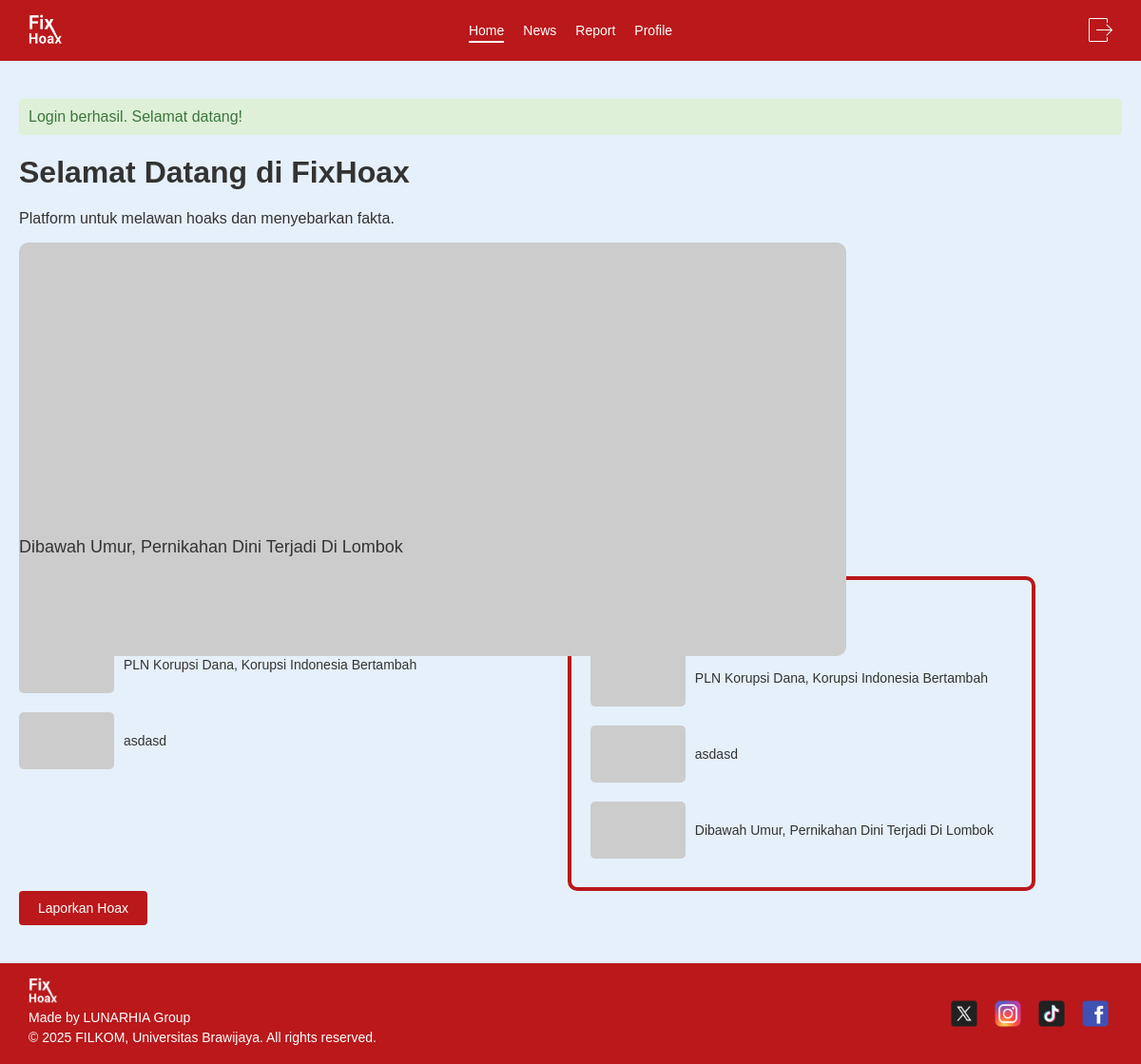
/projekfixhoax/index.php?action=home (signed in), run on the app's committed database.
### tables this page shows
CREATE TABLE `news` (
  `id` int(11) NOT NULL,
  `judul` varchar(255) NOT NULL,
  `isi` text DEFAULT NULL,
  `klarifikasi` text NOT NULL,
  `keterangan` enum('HOAX','FAKTA') NOT NULL,
  `penulis` varchar(100) DEFAULT NULL,
  `tanggal` date DEFAULT NULL,
  `tema` enum('Politik','Kesehatan','Teknologi','Ekonomi','Pendidikan','Lingkungan','Sosial','Pemerintahan') NOT NULL,
  `artikel` longtext NOT NULL CHECK (json_valid(`artikel`)),
  `gambar` varchar(255) DEFAULT NULL,
  `views` int(11) DEFAULT 0
);

### projekfixhoax/controllers/HomeController.php (called while the page is built, shortened)
<?php
require_once 'models/News.php';
class HomeController
{
    private $newsModel;
    public function __construct()
    {
        $this->newsModel = new News();
    }
    public function index()
    {
        $latest_news = $this->newsModel->getLatestNews(5);
        $popular_news = $this->newsModel->getPopularNews(4);
        $latest_news = $latest_news ?: [];
        $popular_news = $popular_news ?: [];
        require_once 'views/home.php';
    }
}
?>

### projekfixhoax/models/News.php (called while the page is built, shortened)
<?php
require_once 'config/database.php';
class News
{
    private $db;
    public function __construct()
    {
        $database = new Database();
        $this->db = $database->getConnection();
    }
    public function getLatestNews($limit = 5)
    {
        $stmt = mysqli_prepare($this->db, "SELECT * FROM news ORDER BY tanggal DESC LIMIT ?");
        mysqli_stmt_bind_param($stmt, "i", $limit);
        mysqli_stmt_execute($stmt);
        $result = mysqli_stmt_get_result($stmt);
        $news = mysqli_fetch_all($result, MYSQLI_ASSOC);
        return $news;
    }
    public function getPopularNews($limit = 5)
    {
        $stmt = mysqli_prepare($this->db, "SELECT id, judul, gambar FROM news ORDER BY views DESC LIMIT ?");
        mysqli_stmt_bind_param($stmt, "i", $limit);
        mysqli_stmt_execute($stmt);
        $result = mysqli_stmt_get_result($stmt);
        $news = mysqli_fetch_all($result, MYSQLI_ASSOC);
        return $news;
    }
}

### projekfixhoax/config/database.php (called while the page is built, shortened)
<?php
class Database {
    private $host = "localhost";
    private $user = "root";
    private $pass = "";
    private $dbname = "fixhoax";
    public function getConnection() {
        $this->conn = null;
        try {
            $this->conn = mysqli_connect($this->host, $this->user, $this->pass, $this->dbname);
        } catch (Exception $e) {
            echo $e->getMessage();
            exit();
        }
        return $this->conn;
    }
}
?>

### projekfixhoax/views/home.php (the view, shortened to what this page needs)
<?php
require_once 'views/partials/header.php';
?>
<!DOCTYPE html>
<html lang="en">
<head>
    <link rel="stylesheet" href="public/css/partials.css">
    <link rel="stylesheet" href="public/css/home.css">
</head>
<body>
    <div class="main-content">
        <?php if (isset($_SESSION['success'])): ?>
            <div class="alert success"><?php echo htmlspecialchars($_SESSION['success']);
                                        unset($_SESSION['success']); ?></div>
        <?php endif; ?>
        <h1>Selamat Datang di FixHoax</h1>
        <p>Platform untuk melawan hoaks dan menyebarkan fakta.</p>
        <?php if (!empty($latest_news) && isset($latest_news[0])): ?>
            <div class="featured-news">
                <?php
                $featured_image = !empty($latest_news[0]['gambar']) && file_exists('public/Uploads/' . $latest_news[0]['gambar'])
                    ? 'public/Uploads/' . htmlspecialchars($latest_news[0]['gambar'])
                    : 'https://via.placeholder.com/600x300';
                ?>
                <img src="<?php echo $featured_image; ?>" alt="Featured News">
                <div class="title">
                    <a href="index.php?action=news_detail&id=<?php echo htmlspecialchars($latest_news[0]['id']); ?>">
                        <?php echo htmlspecialchars($latest_news[0]['judul']); ?>
                    </a>
                </div>
            </div>
        <?php endif; ?>
        <div class="news-sections">
            <div class="news-section">
                <h3>Terbaru</h3>
                <?php if (!empty($latest_news)): ?>
                    <?php foreach (array_slice($latest_news, 1) as $news): ?>
                        <div class="news-item">
                            <?php
                            $news_image = !empty($news['gambar']) && file_exists('public/Uploads/' . $news['gambar'])
                                ? 'public/Uploads/' . htmlspecialchars($news['gambar'])
                                : 'https://via.placeholder.com/100x60';
                            ?>
                            <img src="<?php echo $news_image; ?>" alt="News Image">
                            <p><a href="index.php?action=news_detail&id=<?php echo htmlspecialchars($news['id']); ?>">
                                    <?php echo htmlspecialchars($news['judul']); ?>
                                </a></p>
                        </div>
                    <?php endforeach; ?>
                <?php else: ?>
                    <p>Tidak ada berita terbaru saat ini.</p>
                <?php endif; ?>
            </div>
            <div class="news-section popular-container">
                <h3>Terpopuler</h3>
                <?php if (is_array($popular_news) && !empty($popular_news)): ?>
                    <?php foreach ($popular_news as $popular): ?>
                        <?php if (isset($popular['judul']) && isset($popular['id'])): ?>
                            <div class="news-item">
                                <?php
                                $popular_image = !empty($popular['gambar']) && file_exists('public/Uploads/' . $popular['gambar'])
                                    ? 'public/Uploads/' . htmlspecialchars($popular['gambar'])
                                    : 'https://via.placeholder.com/100x60';
                                ?>
                                <img src="<?php echo $popular_image; ?>" alt="Popular News Image">
                                <p><a href="index.php?action=news_detail&id=<?php echo htmlspecialchars($popular['id']); ?>">
                                        <?php echo htmlspecialchars($popular['judul']); ?>
                                    </a></p>
                            </div>
                        <?php else: ?>
                            <p>Berita tidak valid.</p>
                        <?php endif; ?>
                    <?php endforeach; ?>
                <?php else: ?>
                    <p>Belum ada berita populer.</p>
                <?php endif; ?>
            </div>
        </div>
        <a href="index.php?action=report" class="action-btn">Laporkan Hoax</a>
    </div>
</body>
</html>

### projekfixhoax/index.php (shortened to what this page needs)
<?php
try {
    require_once 'controllers/HomeController.php';
} catch (Exception $e) {
    $_SESSION['error'] = 'Gagal memuat aplikasi. Silakan coba lagi nanti.';
    error_log("index.php: Initialization error: " . $e->getMessage(), 3, __DIR__ . '/public/errors.log');
    header("Location: index.php?action=auth/login");
    exit();
}
$action = filter_input(INPUT_GET, 'action', FILTER_SANITIZE_STRING) ?: 'home';
try {
    switch ($action) {
        case 'home':
            include 'views/partials/header.php';
            $controller = new HomeController();
            $controller->index();
            include 'views/partials/footer.php';
            break;
    }
} catch (Exception $e) {
    $_SESSION['error'] = 'Terjadi kesalahan pada server. Silakan coba lagi nanti.';
    error_log("index.php: Runtime error: " . $e->getMessage(), 3, __DIR__ . '/public/errors.log');
    header("Location: index.php?action=auth/login");
    exit();
}

### projekfixhoax/views/partials/header.php
<div class="navbar">
    <div class="navbar-content">
        <div class="logo-container">
            <a href="index.php?action=home">
                <div class="logo"><img src="../../../projekfixhoax/public/images/logo.png" alt="Fix Hoax Logo"></div>
            </a>
        </div>
        <ul>
            <li class="<?php echo ($action === 'home') ? 'active' : ''; ?>"><a href="index.php?action=home">Home</a></li>
            <li class="<?php echo ($action === 'news' || $action === 'news_detail') ? 'active' : ''; ?>"><a href="index.php?action=news">News</a></li>
            <li class="<?php echo ($action === 'report' || $action === 'report_detail') ? 'active' : ''; ?>"><a href="index.php?action=report">Report</a></li>
            <li class="<?php echo ($action === 'profile') ? 'active' : ''; ?>"><a href="index.php?action=profile">Profile</a></li>
        </ul>
        <div class="user-actions-container">
            <div class="user-actions">
                <a href="index.php?action=logout" class="logout-btn"><img src="../../../projekfixhoax/public/images/logout.png" alt="Logout"></a>
            </div>
        </div>
    </div>
</div>

### projekfixhoax/views/partials/footer.php (shortened to what this page needs)
<?php
$logo_link = 'index.php';
if (isset($_SESSION['session_email']) && isset($_SESSION['user_role'])) {
    if ($_SESSION['user_role'] === 'admin') {
        $logo_link = 'index.php?action=admin/news';
    } else {
        $logo_link = 'index.php';
    }
}
?>
<div class="footer">
    <div class="footer-content">
        <div class="footer-text">
            <div class="logo">
                <a href="<?php echo htmlspecialchars($logo_link, ENT_QUOTES, 'UTF-8'); ?>">
                    <img src="../../../projekfixhoax/public/images/logo.png" alt="Fix Hoax Logo">
                </a>
            </div>
            <p>Made by LUNARHIA Group</p>
            <p>© 2025 FILKOM, Universitas Brawijaya. All rights reserved.</p>
        </div>
        <div class="social-icons">
            <a href="#"><img src="../../../projekfixhoax/public/images/twitter.png" alt="X"></a>
            <a href="#"><img src="../../../projekfixhoax/public/images/instagram.png" alt="Instagram"></a>
            <a href="#"><img src="../../../projekfixhoax/public/images/tiktok.png" alt="TikTok"></a>
            <a href="#"><img src="../../../projekfixhoax/public/images/facebook.png" alt="Facebook"></a>
        </div>
    </div>
</div>

### projekfixhoax/public/css/partials.css (style rules this page uses)
.navbar { background-color: #BA181B; padding: 15px 0; width: 100%; font-family: 'Poppins', sans-serif; }
.navbar-content { max-width: 1200px; margin: 0 auto; padding: 0 30px; display: flex; justify-content: space-between; align-items: center; }
.logo-container { width: 50px; display: flex; align-items: center; }
.navbar .logo img { width: 35px; height: auto; vertical-align: middle; }
.navbar ul { list-style: none; margin: 0; padding: 0; display: flex; justify-content: center; align-items: center; flex-grow: 1; }
.navbar ul li { margin-left: 20px; position: relative; }
.navbar ul li:first-child { margin-left: 0; }
.navbar ul li a { color: white; text-decoration: none; font-size: 14px; font-weight: 300; position: relative; z-index: 1; }
.navbar ul li.active a { color: #fff; }
.navbar ul li.active a::after { content: ''; position: absolute; bottom: -5px; left: 0; width: 100%; height: 2px; background-color: white; }
.user-actions-container { width: 50px; display: flex; justify-content: flex-end; align-items: center; }
.user-actions { display: flex; align-items: center; }
.logout-btn img { width: 25px; height: auto; vertical-align: middle; }
.main-content { max-width: 1200px; margin: 20px auto; padding: 20px; font-family: 'Poppins', sans-serif; font-weight: 400; }
.footer { background-color: #BA181B; padding: 15px 0; width: 100%; color: white; font-family: 'Poppins', sans-serif; }
.footer-content { max-width: 1200px; margin: 0 auto; padding: 0 30px; display: flex; justify-content: space-between; align-items: center; }
.footer-text { margin: 0; }
.footer-text .logo img { width: 30px; height: auto; vertical-align: middle; }
.footer-text p { margin: 5px 0; font-size: 14px; font-weight: 400; }
.social-icons { display: flex; gap: 10px; }
.social-icons a img { width: 36px; height: auto; }

### projekfixhoax/public/css/home.css (style rules this page uses)
body { margin: 0; font-family: Arial, sans-serif; background-color: #e6f0fa; color: #333; }
.main-content { max-width: 1200px; margin: 20px auto; padding: 20px; }
.featured-news { position: relative; }
.featured-news img { width: 75%; height: auto; border-radius: 10px; }
.featured-news .title { margin-top: -125px; font-size: 18px; color: #333; }
.featured-news .title a { color: #333; text-decoration: none; }
.news-sections { display: flex; justify-content: flex-start; gap: 20px; margin-top: 20px; }
.news-section { width: 48%; }
.news-section.popular-container { width: 40%; border: 4px solid #BA181B; border-radius: 10px; padding: 10px 0px 10px 20px; }
.news-section h3 { color: #BA181B; border-left: 3px solid #BA181B; padding-left: 10px; margin-bottom: 20px; font-size: 20px; }
.news-item { display: flex; align-items: center; margin-bottom: 20px; }
.news-item img { width: 100px; height: 60px; border-radius: 5px; margin-right: 10px; object-fit: cover; }
.news-item p { margin: 0; font-size: 14px; }
.news-item a { color: #333; text-decoration: none; }
.alert { padding: 10px; margin-bottom: 20px; border-radius: 4px; }
.alert.success { background-color: #dff0d8; color: #3c763d; }
.action-btn { background-color: #BA181B; color: white; border: none; padding: 10px 20px; border-radius: 4px; text-decoration: none; display: inline-block; cursor: pointer; font-size: 14px; }

### data on the page
news: judul "Dibawah Umur, Pernikahan Dini Terjadi Di Lombok"
news: judul "PLN Korupsi Dana, Korupsi Indonesia Bertambah"
news: judul "asdasd"

### other printed values
$_SESSION['success'] "Login berhasil. Selamat datang!"
